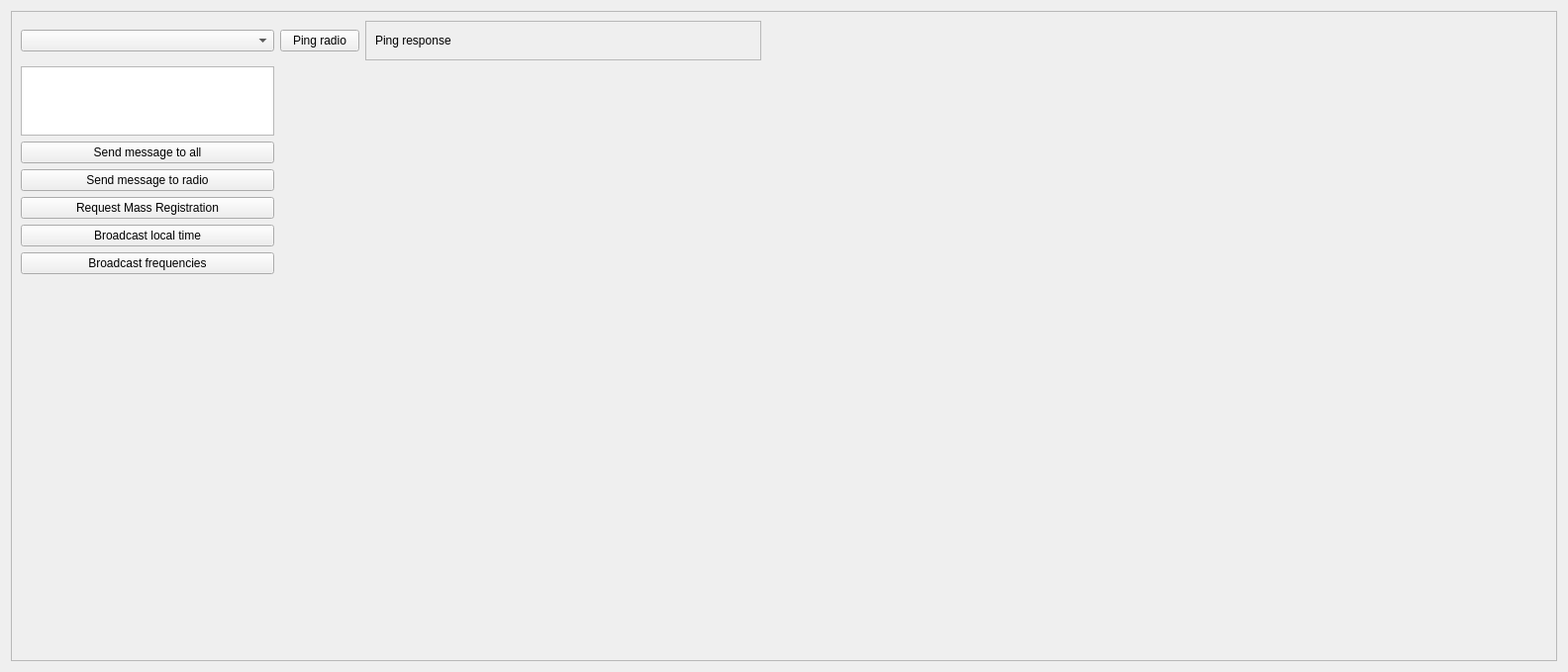
      <widget class="QWidget" name="page_2">
       <property name="geometry">
        <rect>
         <x>0</x>
         <y>0</y>
         <width>1584</width>
         <height>679</height>
        </rect>
       </property>
       <attribute name="icon">
        <iconset>
         <normalon>:/res/configure.png</normalon>
        </iconset>
       </attribute>
       <attribute name="label">
        <string>System</string>
       </attribute>
       <layout class="QVBoxLayout" name="verticalLayout_18">
        <item>
         <widget class="QFrame" name="frame_16">
          <property name="frameShape">
           <enum>QFrame::StyledPanel</enum>
          </property>
          <property name="frameShadow">
           <enum>QFrame::Raised</enum>
          </property>
          <layout class="QGridLayout" name="gridLayout_3">
           <item row="2" column="0">
            <widget class="QPushButton" name="pushButtonSendSystemMessage">
             <property name="toolTip">
              <string>Sends text message to all radios registered with this site</string>
             </property>
             <property name="text">
              <string>Send message to all</string>
             </property>
             <property name="icon">
              <iconset>
               <normalon>:/res/view-conversation-balloon.png</normalon>
              </iconset>
             </property>
             <property name="iconSize">
              <size>
               <width>32</width>
               <height>32</height>
              </size>
             </property>
            </widget>
           </item>
           <item row="0" column="2">
            <widget class="QFrame" name="frame_17">
             <property name="sizePolicy">
              <sizepolicy hsizetype="Fixed" vsizetype="Fixed">
               <horstretch>0</horstretch>
               <verstretch>0</verstretch>
              </sizepolicy>
             </property>
             <property name="minimumSize">
              <size>
               <width>400</width>
               <height>40</height>
              </size>
             </property>
             <property name="frameShape">
              <enum>QFrame::StyledPanel</enum>
             </property>
             <property name="frameShadow">
              <enum>QFrame::Raised</enum>
             </property>
             <layout class="QHBoxLayout" name="horizontalLayout_8">
              <item>
               <widget class="QLabel" name="labelPingInformation">
                <property name="sizePolicy">
                 <sizepolicy hsizetype="Expanding" vsizetype="Expanding">
                  <horstretch>0</horstretch>
                  <verstretch>0</verstretch>
                 </sizepolicy>
                </property>
                <property name="text">
                 <string>Ping response</string>
                </property>
               </widget>
              </item>
             </layout>
            </widget>
           </item>
           <item row="0" column="3">
            <spacer name="horizontalSpacer_8">
             <property name="orientation">
              <enum>Qt::Horizontal</enum>
             </property>
             <property name="sizeHint" stdset="0">
              <size>
               <width>40</width>
               <height>20</height>
              </size>
             </property>
            </spacer>
           </item>
           <item row="0" column="0">
            <widget class="QComboBox" name="comboBoxRegisteredMS">
             <property name="minimumSize">
              <size>
               <width>200</width>
               <height>0</height>
              </size>
             </property>
             <property name="iconSize">
              <size>
               <width>32</width>
               <height>32</height>
              </size>
             </property>
            </widget>
           </item>
           <item row="7" column="0">
            <spacer name="verticalSpacer_2">
             <property name="orientation">
              <enum>Qt::Vertical</enum>
             </property>
             <property name="sizeHint" stdset="0">
              <size>
               <width>20</width>
               <height>40</height>
              </size>
             </property>
            </spacer>
           </item>
           <item row="3" column="0">
            <widget class="QPushButton" name="pushButtonSendMessageToRadio">
             <property name="toolTip">
              <string>Sends message to the radio selected in the dropdown</string>
             </property>
             <property name="text">
              <string>Send message to radio</string>
             </property>
             <property name="icon">
              <iconset>
               <normalon>:/res/preferences-desktop-user.png</normalon>
              </iconset>
             </property>
             <property name="iconSize">
              <size>
               <width>32</width>
               <height>32</height>
              </size>
             </property>
            </widget>
           </item>
           <item row="1" column="0">
            <widget class="QTextEdit" name="textEditSystemMessageOnce">
             <property name="sizePolicy">
              <sizepolicy hsizetype="Fixed" vsizetype="Fixed">
               <horstretch>0</horstretch>
               <verstretch>0</verstretch>
              </sizepolicy>
             </property>
             <property name="maximumSize">
              <size>
               <width>16777215</width>
               <height>70</height>
              </size>
             </property>
             <property name="acceptRichText">
              <bool>false</bool>
             </property>
            </widget>
           </item>
           <item row="0" column="1">
            <widget class="QPushButton" name="pushButtonPingRadio">
             <property name="toolTip">
              <string>Will solicit an ACK from the radio and measure delay</string>
             </property>
             <property name="text">
              <string>Ping radio</string>
             </property>
            </widget>
           </item>
           <item row="4" column="0">
            <widget class="QPushButton" name="requestRegistrationButton">
             <property name="toolTip">
              <string>Requests all radios registered here to re-register</string>
             </property>
             <property name="text">
              <string>Request Mass Registration</string>
             </property>
             <property name="icon">
              <iconset>
               <normalon>:/res/user-group-new.png</normalon>
              </iconset>
             </property>
             <property name="iconSize">
              <size>
               <width>32</width>
               <height>32</height>
              </size>
             </property>
            </widget>
           </item>
           <item row="5" column="0">
            <widget class="QPushButton" name="pushButtonBroadcastTime">
             <property name="text">
              <string>Broadcast local time</string>
             </property>
            </widget>
           </item>
           <item row="6" column="0">
            <widget class="QPushButton" name="pushButtonBroadcastFrequencies">
             <property name="text">
              <string>Broadcast frequencies</string>
             </property>
            </widget>
           </item>
          </layout>
         </widget>
        </item>
       </layout>
      </widget>
